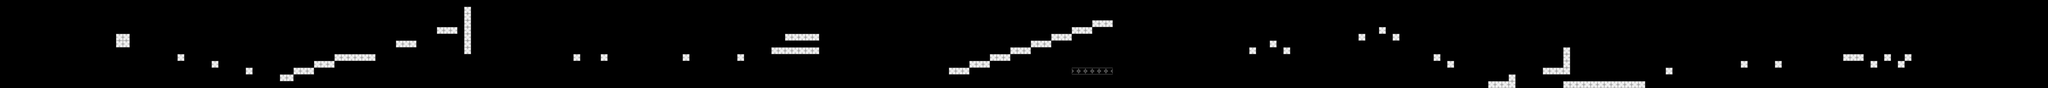

This is a level from a 2D game, rendered from its Tiled map with the project's own tilesets. A one-line summary and the map file follow, with tile-layer data summarised:
An orthogonal 300x13 tile map with 32x32 px tiles, 1 tile layer (white), 1 hidden layer not drawn.

<map version="1.0" orientation="orthogonal" renderorder="right-down" width="300" height="13" tilewidth="32" tileheight="32" nextobjectid="1">
 <tileset firstgid="1" name="world" tilewidth="32" tileheight="32" tilecount="2">
  <image source="../images/world.png" width="64" height="32" />
 </tileset>
 <layer name="white" width="300" height="13">
  <data>[3900 cells, 122 non-empty, 2 distinct tile ids]</data>
 </layer>
 <layer name="black" width="300" height="13" visible="0">
  <data>[3900 cells, 161 non-empty, 1 distinct tile ids]</data>
 </layer>
</map>